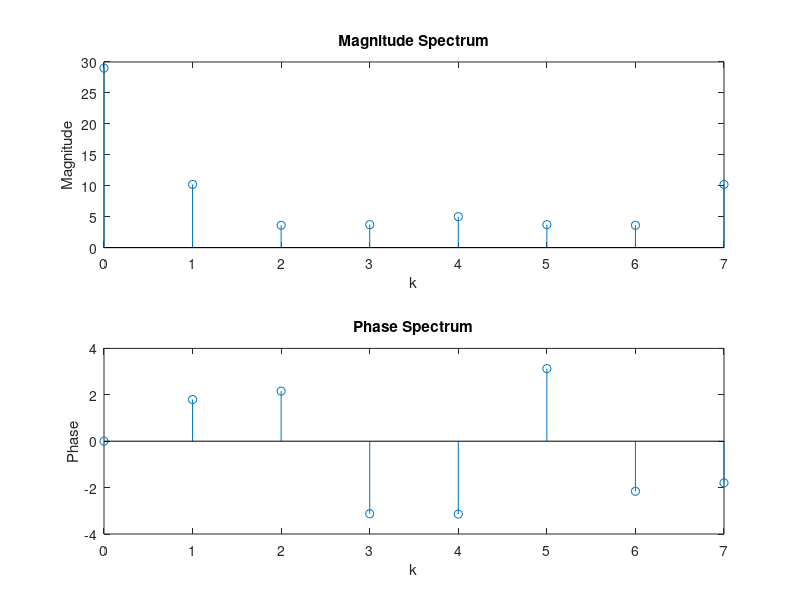

This figure's MATLAB source:
%:function [y,W]=myDFT(x,N)
%
% Author: M.Asif Khan mak4086@gmail.com

%Following code is meant to perform N point Discrete Fourier Transform
%   of input signal x.
%Maximum value of N is equal to signal length.
%
% To run the code execute following on command window:
% 
%x=[1 2 1 3 4 5 6 7 8]
%N=8
%[y,W]=myDFT(x,N)
%
%y: DFT of x
%W: DFT matrix of order N
    x=[1 2 1 3 4 5 6 7 8]
    N=8
    y=zeros(1,N);
    j=sqrt(-1);
    for i=0:N-1
        for k=0:N-1
            W(i+1,k+1)=exp(-j*2*pi*i*k/N);
            y(i+1)=y(i+1)+x(k+1)*W(i+1,k+1);
            
        end
    end
    disp('The DFT sequence is');
    disp(y);
     t=0:N-1;
    subplot(2,1,1);stem(t,abs(y));title('Magnitude Spectrum');xlabel('k');ylabel('Magnitude');
    subplot(2,1,2);stem(t,angle(y));title('Phase Spectrum');xlabel('k');ylabel('Phase');
    